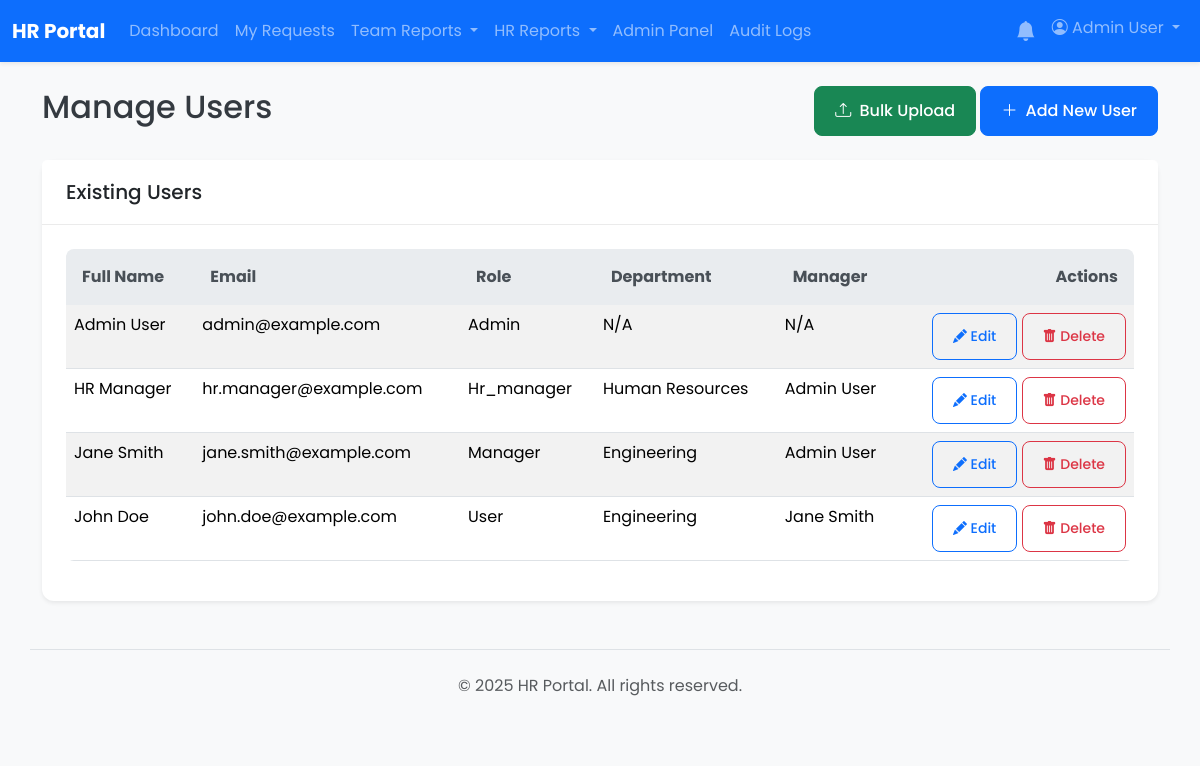
Before: /admin/users.php (signed in) with the older database file.
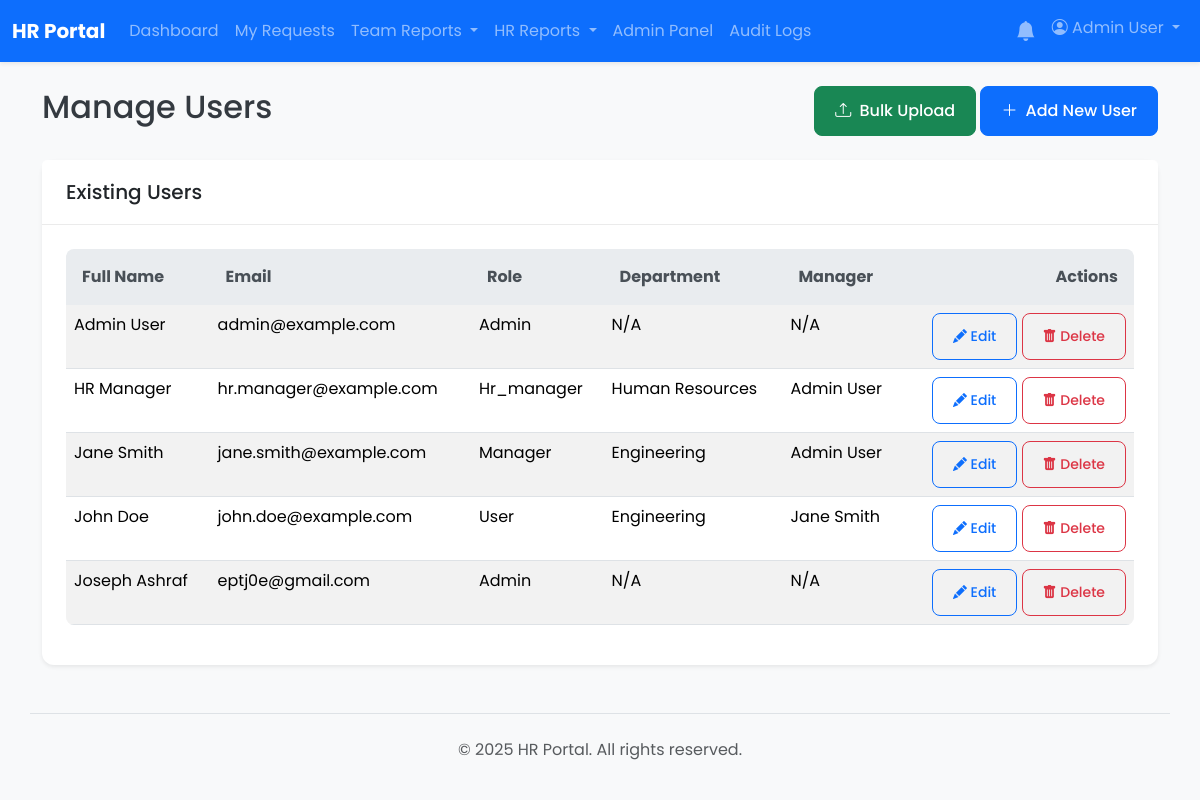
After: the same page with the newer database file.
### tables this page shows
CREATE TABLE `users` (
  `id` int(11) NOT NULL,
  `employee_code` varchar(50) DEFAULT NULL,
  `full_name` varchar(255) NOT NULL,
  `email` varchar(255) NOT NULL,
  `password` varchar(255) NOT NULL,
  `role` enum('user','manager','hr','hr_manager','admin') NOT NULL DEFAULT 'user',
  `department_id` int(11) DEFAULT NULL,
  `direct_manager_id` int(11) DEFAULT NULL,
  `must_change_password` tinyint(1) NOT NULL DEFAULT 0
);

CREATE TABLE `departments` (
  `id` int(11) NOT NULL,
  `name` varchar(255) NOT NULL
);

### admin/users.php (the view, shortened to what this page needs)
<?php
require_once __DIR__ . '/../app/core/database.php';
include __DIR__ . '/../app/templates/header.php';
$users_stmt = $pdo->query("
    SELECT u.id, u.full_name, u.email, u.role, d.name AS department_name, m.full_name AS manager_name
    FROM users u
    LEFT JOIN departments d ON u.department_id = d.id
    LEFT JOIN users m ON u.direct_manager_id = m.id
    ORDER BY u.full_name
");
$users = $users_stmt->fetchAll();
?>
<div class="d-flex justify-content-between align-items-center mb-4">
    <h1 class="h2">Manage Users</h1>
    <div>
        <a href="bulk_upload_users.php" class="btn btn-success">
            <i class="bi bi-upload me-1"></i> Bulk Upload
        </a>
        <a href="?action=add" class="btn btn-primary">
            <i class="bi bi-plus-lg me-1"></i> Add New User
        </a>
    </div>
</div>
<div class="card shadow-sm">
    <div class="card-header">
        <h2 class="h5 mb-0">Existing Users</h2>
    </div>
    <div class="card-body">
        <div class="table-responsive">
            <table class="table table-striped table-hover">
                <thead class="table-light">
                    <tr>
                        <th>Full Name</th>
                        <th>Email</th>
                        <th>Role</th>
                        <th>Department</th>
                        <th>Manager</th>
                        <th class="text-end">Actions</th>
                    </tr>
                </thead>
                <tbody>
                    <?php foreach ($users as $user): ?>
                        <tr>
                            <td><?php echo htmlspecialchars($user['full_name']); ?></td>
                            <td><?php echo htmlspecialchars($user['email']); ?></td>
                            <td><?php echo ucfirst(htmlspecialchars($user['role'])); ?></td>
                            <td><?php echo htmlspecialchars($user['department_name'] ?? 'N/A'); ?></td>
                            <td><?php echo htmlspecialchars($user['manager_name'] ?? 'N/A'); ?></td>
                            <td class="text-end">
                                <a href="?action=edit&id=<?php echo $user['id']; ?>" class="btn btn-sm btn-outline-primary"><i class="bi bi-pencil-fill"></i> Edit</a>
                                <a href="?action=delete&id=<?php echo $user['id']; ?>" class="btn btn-sm btn-outline-danger" onclick="return confirm('Are you sure you want to delete this user? This cannot be undone.');"><i class="bi bi-trash-fill"></i> Delete</a>
                            </td>
                        </tr>
                    <?php endforeach; ?>
                </tbody>
            </table>
        </div>
    </div>
</div>
<?php
include __DIR__ . '/../app/templates/footer.php';
?>

Changed rows visible on the page:
added users: full_name "Joseph Ashraf", email "eptj0e@gmail.com", role "Admin", department_name "N/A", manager_name "N/A"
